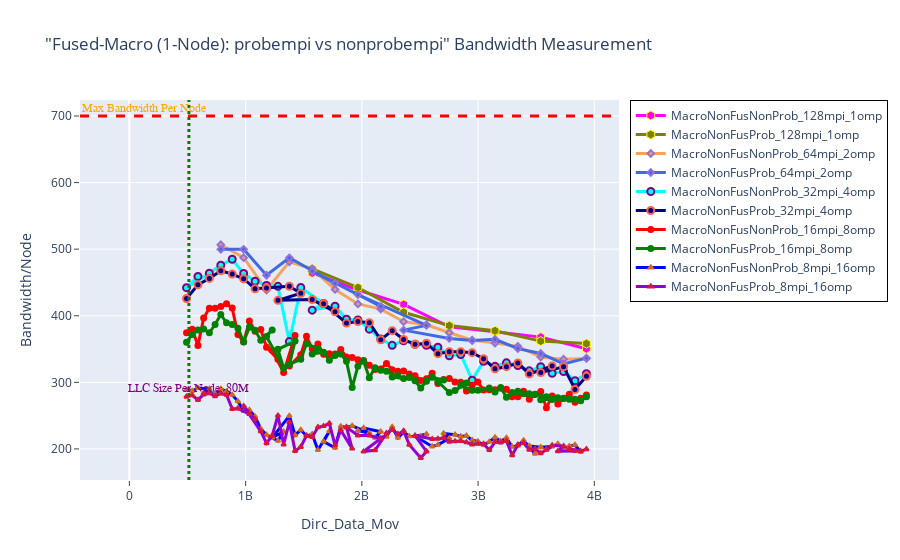

Write notebook code for a chart like this one.
### Markdown cell above
# BANDWIDTH

### Code cell
fig = go.Figure() 

# Case 1
fig.add_trace(go.Scatter(x=(dfn1MacNonFusNonProb_128mpi_1omp.Dirc_Data_Mov*(dfn1MacNonFusNonProb_128mpi_1omp.MPI_size)), 
                         y=(dfn1MacNonFusNonProb_128mpi_1omp.BAND*(dfn1MacNonFusNonProb_128mpi_1omp.MPI_size)), 
                         mode='lines+markers', 
                         name='MacroNonFusNonProb_128mpi_1omp',
                         line=dict(color='magenta',width=3),
                         marker=dict(symbol='hexagon',size=9, line=dict(color='yellow',width=1))))

fig.add_trace(go.Scatter(x=(dfn1MacNonFusProb_128mpi_1omp.Dirc_Data_Mov*(dfn1MacNonFusProb_128mpi_1omp.MPI_size)), 
                         y=(dfn1MacNonFusProb_128mpi_1omp.BAND*(dfn1MacNonFusProb_128mpi_1omp.MPI_size)), 
                         mode='lines+markers', 
                         name='MacroNonFusProb_128mpi_1omp',
                         line=dict(color='olive',width=3),
                         marker=dict(symbol='hexagon',size=9, line=dict(color='yellow',width=1))))


# Case 2
fig.add_trace(go.Scatter(x=(dfn1MacNonFusNonProb_64mpi_2omp.Dirc_Data_Mov*(dfn1MacNonFusNonProb_64mpi_2omp.MPI_size)), 
                         y=(dfn1MacNonFusNonProb_64mpi_2omp.BAND*(dfn1MacNonFusNonProb_64mpi_2omp.MPI_size)), 
                         mode='lines+markers', 
                         name='MacroNonFusNonProb_64mpi_2omp',
                         line=dict(color='sandybrown',width=3),
                         marker=dict(symbol='diamond',size=5,line=dict(color='MediumPurple',width=2))))

fig.add_trace(go.Scatter(x=(dfn1MacNonFusProb_64mpi_2omp.Dirc_Data_Mov*(dfn1MacNonFusProb_64mpi_2omp.MPI_size)), 
                         y=(dfn1MacNonFusProb_64mpi_2omp.BAND*(dfn1MacNonFusProb_64mpi_2omp.MPI_size)), 
                         mode='lines+markers', 
                         name='MacroNonFusProb_64mpi_2omp',
                         line=dict(color='royalblue',width=3),
                         marker=dict(symbol='diamond',size=5,line=dict(color='MediumPurple',width=2))))


# Case 3
fig.add_trace(go.Scatter(x=(dfn1MacNonFusNonProb_32mpi_4omp.Dirc_Data_Mov*(dfn1MacNonFusNonProb_32mpi_4omp.MPI_size)), 
                         y=(dfn1MacNonFusNonProb_32mpi_4omp.BAND*(dfn1MacNonFusNonProb_32mpi_4omp.MPI_size)), 
                         mode='lines+markers', 
                         name='MacroNonFusNonProb_32mpi_4omp',
                         line=dict(color='cyan',width=3),
                         marker=dict(symbol='circle',size=7,line=dict(color='Purple',width=2))))

fig.add_trace(go.Scatter(x=(dfn1MacNonFusProb_32mpi_4omp.Dirc_Data_Mov*(dfn1MacNonFusProb_32mpi_4omp.MPI_size)), 
                         y=(dfn1MacNonFusProb_32mpi_4omp.BAND*(dfn1MacNonFusProb_32mpi_4omp.MPI_size)), 
                         mode='lines+markers', 
                         name='MacroNonFusProb_32mpi_4omp',
                         line=dict(color='darkblue',width=3),
                         marker=dict(symbol='circle',size=7, line=dict(color='tomato',width=2))))



# Case 4
fig.add_trace(go.Scatter(x=(dfn1MacNonFusNonProb_16mpi_8omp.Dirc_Data_Mov*(dfn1MacNonFusNonProb_16mpi_8omp.MPI_size)), 
                         y=(dfn1MacNonFusNonProb_16mpi_8omp.BAND*(dfn1MacNonFusNonProb_16mpi_8omp.MPI_size)), 
                         mode='lines+markers', 
                         name='MacroNonFusNonProb_16mpi_8omp',
                         line=dict(color='red',width=3),
                         marker=dict(symbol='circle',size=5,line=dict(color='red',width=2))))

fig.add_trace(go.Scatter(x=(dfn1MacNonFusProb_16mpi_8omp.Dirc_Data_Mov*(dfn1MacNonFusProb_16mpi_8omp.MPI_size)), 
                         y=(dfn1MacNonFusProb_16mpi_8omp.BAND*(dfn1MacNonFusProb_16mpi_8omp.MPI_size)), 
                         mode='lines+markers', 
                         name='MacroNonFusProb_16mpi_8omp',
                         line=dict(color='green',width=3),
                         marker=dict(symbol='circle',size=5,line=dict(color='green',width=2))))



# Case 5
fig.add_trace(go.Scatter(x=(dfn1MacNonFusNonProb_8mpi_16omp.Dirc_Data_Mov*(dfn1MacNonFusNonProb_8mpi_16omp.MPI_size)), 
                         y=(dfn1MacNonFusNonProb_8mpi_16omp.BAND*(dfn1MacNonFusNonProb_8mpi_16omp.MPI_size)), 
                         mode='lines+markers', 
                         name='MacroNonFusNonProb_8mpi_16omp',
                         line=dict(color='blue',width=3),
                         marker=dict(symbol='triangle-up',size=4,line=dict(color='chocolate',width=2))))

fig.add_trace(go.Scatter(x=(dfn1MacNonFusProb_8mpi_16omp.Dirc_Data_Mov*(dfn1MacNonFusProb_8mpi_16omp.MPI_size)), 
                         y=(dfn1MacNonFusProb_8mpi_16omp.BAND*(dfn1MacNonFusProb_8mpi_16omp.MPI_size)), 
                         mode='lines+markers', 
                         name='MacroNonFusProb_8mpi_16omp',
                         line=dict(color='darkviolet',width=3),
                         marker=dict(symbol='triangle-up',size=4,line=dict(color='crimson',width=2))))


# Adding vertical and horizontal lines 
fig.add_vline(x=512e6, line_width=3, line_dash="dot", line_color="green")
fig.add_hline(y=700, line_width=3, line_dash="dash", line_color="red")

# Add annotation with arrow
fig.add_annotation(
    x='512e6'
    , y=280
    , text=f'LLC Size Per Node: 80M'
    , yanchor='bottom'
    , showarrow=False
    , arrowhead=1
    , arrowsize=1
    , arrowwidth=2
    , arrowcolor="#636363"
    , ax=-20
    , ay=-30
    , font=dict(size=12, color="purple", family="Sans Serif")
    , align="left"
    ,)

fig.add_annotation(
    x='130e6'
    , y=700
    , text=f'Max Bandwidth Per Node'
    , yanchor='bottom'
    , showarrow=False
    , arrowhead=1
    , arrowsize=1
    , arrowwidth=2
    , arrowcolor="#636363"
    , ax=-20
    , ay=-30
    , font=dict(size=12, color="orange", family="Sans Serif")
    , align="left"
    ,)


fig.update_layout(title='"Fused-Macro (1-Node): probempi vs nonprobempi" Bandwidth Measurement',
                  xaxis_title='Dirc_Data_Mov', yaxis_title='Bandwidth/Node', 
                  xaxis=dict(ticks="outside"),  
                  yaxis=dict(ticks="outside"),
                  legend=go.layout.Legend(bordercolor="black",borderwidth=1))

### Figure 1 — Plotly figure (JSON) as saved in the notebook; plotly's stock layout.template omitted (floating-point values rounded to 4 significant figures)
{"data": [{"line": {"color": "magenta", "width": 3}, "marker": {"line": {"color": "yellow", "width": 1}, "size": 9, "symbol": "hexagon"}, "mode": "lines+markers", "name": "MacroNonFusNonProb_128mpi_1omp", "type": "scatter", "x": [1572864000, 1966080000, 2359296000, 2752512000, 3145728000, 3538944000, 3932160000], "y": [464.3, 438.7, 417.1, 383.4, 375.9, 367.9, 350.3]}, {"line": {"color": "olive", "width": 3}, "marker": {"line": {"color": "yellow", "width": 1}, "size": 9, "symbol": "hexagon"}, "mode": "lines+markers", "name": "MacroNonFusProb_128mpi_1omp", "type": "scatter", "x": [1572864000, 1966080000, 2359296000, 2752512000, 3145728000, 3538944000, 3932160000], "y": [470.5, 442.4, 405.2, 385.2, 377.5, 361.9, 358.2]}, {"line": {"color": "sandybrown", "width": 3}, "marker": {"line": {"color": "MediumPurple", "width": 2}, "size": 5, "symbol": "diamond"}, "mode": "lines+markers", "name": "MacroNonFusNonProb_64mpi_2omp", "type": "scatter", "x": [786432000, 983040000, 1179648000, 1376256000, 1572864000, 1769472000, 1966080000, 2162688000, 2359296000, 2555904000, 2752512000, 2949120000, 3145728000, 3342336000, 3538944000, 3735552000, 3932160000], "y": [506.7, 487.2, 438.6, 481.1, 470.5, 439.5, 417.7, 410.0, 391.1, 386.5, 374.5, 363.4, 358.9, 354.0, 337.9, 334.8, 335.9]}, {"line": {"color": "royalblue", "width": 3}, "marker": {"line": {"color": "MediumPurple", "width": 2}, "size": 5, "symbol": "diamond"}, "mode": "lines+markers", "name": "MacroNonFusProb_64mpi_2omp", "type": "scatter", "x": [786432000, 983040000, 1179648000, 1376256000, 1769472000, 1572864000, 2162688000, 1966080000, 2555904000, 2359296000, 2752512000, 2949120000, 3145728000, 3342336000, 3538944000, 3735552000, 3932160000], "y": [499.8, 499.8, 460.8, 487.0, 448.7, 467.0, 414.1, 431.8, 385.5, 378.4, 366.0, 362.8, 364.5, 350.6, 343.3, 327.7, 336.4]}, {"line": {"color": "cyan", "width": 3}, "marker": {"line": {"color": "Purple", "width": 2}, "size": 7, "symbol": "circle"}, "mode": "lines+markers", "name": "MacroNonFusNonProb_32mpi_4omp", "type": "scatter", "x": [589824000, 491520000, 688128000, 786432000, 884736000, 983040000, 1081344000, 1179648000, 1277952000, 1376256000, 1474560000, 1671168000, 1572864000, 1769472000, 1867776000, 1966080000, 2064384000, 2162688000, 2260992000, 2359296000, 2555904000, 2457600000, 2654208000, 2752512000, 2850816000, 2949120000, 3047424000, 3145728000, 3244032000, 3342336000, 3440640000, 3538944000, 3637248000, 3735552000, 3833856000, 3932160000], "y": [459.1, 442.2, 463.8, 476.0, 484.8, 463.4, 451.8, 445.6, 444.1, 361.1, 442.5, 418.4, 408.4, 414.4, 394.7, 393.6, 379.9, 365.0, 355.6, 362.4, 355.6, 357.2, 352.8, 339.8, 341.8, 303.3, 331.7, 324.1, 329.3, 325.2, 317.3, 323.4, 313.7, 316.1, 302.3, 313.0]}, {"line": {"color": "darkblue", "width": 3}, "marker": {"line": {"color": "tomato", "width": 2}, "size": 7, "symbol": "circle"}, "mode": "lines+markers", "name": "MacroNonFusProb_32mpi_4omp", "type": "scatter", "x": [491520000, 589824000, 688128000, 786432000, 884736000, 983040000, 1081344000, 1179648000, 1376256000, 1474560000, 1277952000, 1572864000, 1769472000, 1671168000, 1867776000, 1966080000, 2064384000, 2162688000, 2260992000, 2359296000, 2457600000, 2555904000, 2654208000, 2752512000, 2850816000, 2949120000, 3047424000, 3145728000, 3244032000, 3342336000, 3440640000, 3637248000, 3538944000, 3735552000, 3833856000, 3932160000], "y": [425.9, 446.5, 456.1, 467.6, 462.6, 455.6, 440.5, 441.8, 444.3, 433.8, 423.2, 424.3, 405.9, 418.2, 388.9, 391.3, 389.6, 364.0, 377.6, 364.2, 357.0, 358.7, 343.0, 345.8, 346.0, 344.6, 335.4, 320.3, 323.5, 329.0, 312.6, 324.6, 314.6, 323.3, 289.4, 309.2]}, {"line": {"color": "red", "width": 3}, "marker": {"line": {"color": "red", "width": 2}, "size": 5, "symbol": "circle"}, "mode": "lines+markers", "name": "MacroNonFusNonProb_16mpi_8omp", "type": "scatter", "x": [491520000, 540672000, 589824000, 638976000, 688128000, 737280000, 786432000, 835584000, 884736000, 933888000, 983040000, 1032192000, 1081344000, 1130496000, 1179648000, 1277952000, 1228800000, 1327104000, 1425408000, 1376256000, 1474560000, 1523712000, 1572864000, 1622016000, 1671168000, 1720320000, 1769472000, 1818624000, 1867776000, 1916928000, 1966080000, 2015232000, 2064384000, 2113536000, 2162688000, 2211840000, 2260992000, 2310144000, 2359296000, 2408448000, 2457600000, 2506752000, 2555904000, 2605056000, 2654208000, 2703360000, 2752512000, 2801664000, 2850816000, 2899968000, 2949120000, 2998272000, 3047424000, 3096576000, 3145728000, 3194880000, 3244032000, 3293184000, 3342336000, 3391488000, 3440640000, 3489792000, 3538944000, 3588096000, 3637248000, 3686400000, 3735552000, 3784704000, 3833856000, 3883008000, 3932160000], "y": [374.4, 379.5, 355.2, 396.4, 411.2, 411.4, 413.8, 417.9, 411.5, 371.7, 360.6, 392.0, 376.8, 379.4, 352.6, 334.5, 348.1, 314.7, 370.2, 324.5, 341.6, 369.0, 350.3, 357.5, 342.1, 343.1, 342.4, 349.2, 338, 337.2, 334.0, 332.9, 325.7, 319.3, 320.0, 328.4, 318.9, 316.8, 317.1, 312.7, 310.0, 302.9, 305.4, 313.6, 298.4, 304.1, 305.8, 300.4, 300.2, 287.1, 295.4, 300.4, 288.3, 288.7, 288.9, 291.1, 289.7, 278.3, 278.2, 286.5, 274.5, 282.2, 286.2, 261.6, 279.6, 267.5, 276.1, 282.2, 270.0, 276.0, 281.0]}, {"line": {"color": "green", "width": 3}, "marker": {"line": {"color": "green", "width": 2}, "size": 5, "symbol": "circle"}, "mode": "lines+markers", "name": "MacroNonFusProb_16mpi_8omp", "type": "scatter", "x": [491520000, 540672000, 589824000, 638976000, 688128000, 737280000, 786432000, 835584000, 884736000, 933888000, 983040000, 1032192000, 1081344000, 1130496000, 1228800000, 1179648000, 1327104000, 1277952000, 1425408000, 1376256000, 1474560000, 1523712000, 1622016000, 1572864000, 1671168000, 1720320000, 1769472000, 1818624000, 1867776000, 1916928000, 1966080000, 2015232000, 2064384000, 2113536000, 2211840000, 2162688000, 2310144000, 2260992000, 2359296000, 2408448000, 2457600000, 2506752000, 2555904000, 2605056000, 2703360000, 2654208000, 2752512000, 2801664000, 2899968000, 2850816000, 2949120000, 2998272000, 3096576000, 3145728000, 3194880000, 3244032000, 3342336000, 3293184000, 3391488000, 3440640000, 3489792000, 3588096000, 3637248000, 3538944000, 3686400000, 3735552000, 3784704000, 3833856000, 3883008000, 3932160000], "y": [360.2, 372.0, 378.6, 380.1, 374.4, 386.8, 401.8, 389.3, 386.9, 381.1, 360.9, 382.6, 378.1, 363.4, 378.4, 369.0, 321.6, 349.6, 361.9, 327.0, 334.5, 357.8, 350.9, 342.4, 345.1, 333.2, 340.1, 342.7, 331.5, 292.2, 324.3, 331.7, 306.7, 322.1, 316.6, 318.1, 310.1, 307.9, 305.6, 307.4, 302.3, 291.4, 301.6, 307.6, 303.4, 301.3, 284.6, 287.5, 299.0, 295.4, 287.9, 288.3, 291.6, 285.6, 292.2, 277.7, 286.7, 284.6, 282.7, 282.7, 281.6, 278.5, 274.1, 273.9, 276.9, 275.9, 274.4, 274.7, 272.1, 278.3]}, {"line": {"color": "blue", "width": 3}, "marker": {"line": {"color": "chocolate", "width": 2}, "size": 4, "symbol": "triangle-up"}, "mode": "lines+markers", "name": "MacroNonFusNonProb_8mpi_16omp", "type": "scatter", "x": [491520000, 540672000, 589824000, 688128000, 638976000, 737280000, 786432000, 835584000, 884736000, 933888000, 983040000, 1032192000, 1081344000, 1130496000, 1179648000, 1277952000, 1327104000, 1228800000, 1376256000, 1425408000, 1474560000, 1523712000, 1572864000, 1622016000, 1720320000, 1671168000, 1769472000, 1818624000, 1867776000, 1916928000, 2064384000, 1966080000, 2015232000, 2162688000, 2113536000, 2211840000, 2260992000, 2310144000, 2359296000, 2408448000, 2506752000, 2555904000, 2457600000, 2605056000, 2654208000, 2752512000, 2703360000, 2801664000, 2850816000, 2899968000, 2949120000, 2998272000, 3047424000, 3096576000, 3145728000, 3194880000, 3244032000, 3293184000, 3342336000, 3391488000, 3489792000, 3440640000, 3538944000, 3637248000, 3588096000, 3686400000, 3735552000, 3784704000, 3833856000, 3883008000], "y": [288.3, 287.0, 291.5, 290.1, 284.2, 282.5, 290.0, 286.3, 281.2, 271.5, 256.8, 258.4, 248.6, 230.2, 221.0, 212.2, 225.8, 216.9, 249.6, 220.7, 228.7, 219.2, 222.1, 198.3, 226.6, 211.0, 201.8, 234.0, 232.3, 234.7, 223.6, 227.6, 231.4, 225.9, 216.9, 218.4, 233.0, 216.8, 225.3, 219.0, 218.7, 222.2, 219.0, 203.7, 206.1, 215.9, 223.3, 221.3, 218.8, 219.8, 213.0, 211.3, 206.0, 210.7, 217.3, 211.6, 216.5, 203.3, 204.6, 212.8, 192.8, 204.5, 202.5, 203.8, 199.4, 207.4, 201.1, 204.2, 206.2, 195.2]}, {"line": {"color": "darkviolet", "width": 3}, "marker": {"line": {"color": "crimson", "width": 2}, "size": 4, "symbol": "triangle-up"}, "mode": "lines+markers", "name": "MacroNonFusProb_8mpi_16omp", "type": "scatter", "x": [491520000, 540672000, 589824000, 638976000, 688128000, 737280000, 786432000, 835584000, 884736000, 933888000, 1032192000, 1081344000, 983040000, 1130496000, 1179648000, 1228800000, 1277952000, 1327104000, 1376256000, 1425408000, 1474560000, 1523712000, 1572864000, 1622016000, 1671168000, 1720320000, 1769472000, 1818624000, 1916928000, 1867776000, 1966080000, 2064384000, 2162688000, 2015232000, 2113536000, 2211840000, 2260992000, 2310144000, 2359296000, 2408448000, 2506752000, 2555904000, 2457600000, 2605056000, 2654208000, 2703360000, 2752512000, 2801664000, 2850816000, 2899968000, 2949120000, 2998272000, 3047424000, 3096576000, 3145728000, 3194880000, 3244032000, 3293184000, 3342336000, 3391488000, 3440640000, 3489792000, 3538944000, 3588096000, 3637248000, 3735552000, 3686400000, 3833856000, 3784704000, 3883008000, 3932160000], "y": [278.5, 280.5, 273.6, 281.8, 283.7, 279.2, 283.3, 281.3, 260.0, 260.8, 252.3, 244.4, 264.1, 226.5, 208.7, 219.8, 250.1, 206.6, 240.1, 197.0, 203.0, 220.1, 217.9, 232.5, 234.3, 238.2, 205.5, 228.1, 200.5, 232.7, 220.1, 220.2, 215.5, 196.0, 197.9, 223.5, 228.9, 222.1, 227.0, 206.2, 186.3, 196.1, 220.1, 214.8, 215.1, 216.5, 210.8, 211.5, 212.0, 209.9, 206.7, 207.7, 207.4, 198.2, 210.3, 209.5, 212.0, 190.5, 206.3, 208.9, 198.8, 200.2, 193.5, 198.8, 205.4, 204.0, 196.5, 196.9, 199.8, 196.7, 199.5]}], "layout": {"annotations": [{"align": "left", "arrowcolor": "#636363", "arrowhead": 1, "arrowsize": 1, "arrowwidth": 2, "ax": -20, "ay": -30, "font": {"color": "purple", "family": "Sans Serif", "size": 12}, "showarrow": false, "text": "LLC Size Per Node: 80M", "x": "512e6", "y": 280, "yanchor": "bottom"}, {"align": "left", "arrowcolor": "#636363", "arrowhead": 1, "arrowsize": 1, "arrowwidth": 2, "ax": -20, "ay": -30, "font": {"color": "orange", "family": "Sans Serif", "size": 12}, "showarrow": false, "text": "Max Bandwidth Per Node", "x": "130e6", "y": 700, "yanchor": "bottom"}], "legend": {"bordercolor": "black", "borderwidth": 1}, "shapes": [{"line": {"color": "green", "dash": "dot", "width": 3}, "type": "line", "x0": 512000000, "x1": 512000000, "xref": "x", "y0": 0, "y1": 1, "yref": "y domain"}, {"line": {"color": "red", "dash": "dash", "width": 3}, "type": "line", "x0": 0, "x1": 1, "xref": "x domain", "y0": 700, "y1": 700, "yref": "y"}], "title": {"text": "\"Fused-Macro (1-Node): probempi vs nonprobempi\" Bandwidth Measurement"}, "xaxis": {"ticks": "outside", "title": {"text": "Dirc_Data_Mov"}}, "yaxis": {"ticks": "outside", "title": {"text": "Bandwidth/Node"}}}}
